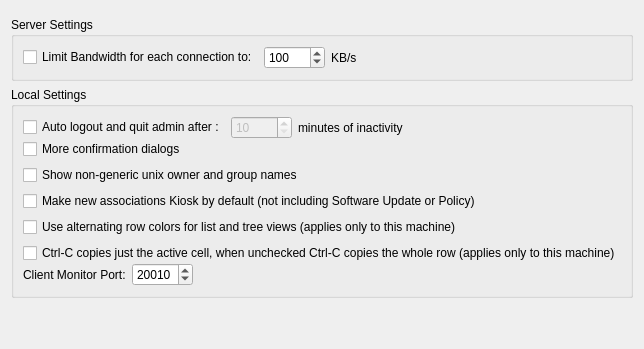
        <widget class="QWidget" name="tabGeneral">
         <attribute name="title">
          <string>General</string>
         </attribute>
         <layout class="QVBoxLayout" name="verticalLayout_5">
          <item>
           <widget class="SSLCertificateForm" name="certBox" native="true"/>
          </item>
          <item>
           <widget class="QGroupBox" name="serverSettings">
            <property name="toolTip">
             <string>These settings are stored on the server, and will be the same across all administrators.</string>
            </property>
            <property name="title">
             <string>Server Settings</string>
            </property>
            <layout class="QHBoxLayout" name="horizontalLayout_20">
             <item>
              <widget class="QCheckBox" name="bandwidthCheckbox">
               <property name="text">
                <string>Limit Bandwidth for each connection to:</string>
               </property>
              </widget>
             </item>
             <item>
              <widget class="QSpinBox" name="bandwidthSpinbox">
               <property name="minimum">
                <number>10</number>
               </property>
               <property name="maximum">
                <number>10240</number>
               </property>
               <property name="singleStep">
                <number>100</number>
               </property>
               <property name="value">
                <number>100</number>
               </property>
              </widget>
             </item>
             <item>
              <widget class="QLabel" name="label_33">
               <property name="text">
                <string>KB/s</string>
               </property>
              </widget>
             </item>
             <item>
              <spacer name="horizontalSpacer_17">
               <property name="orientation">
                <enum>Qt::Horizontal</enum>
               </property>
               <property name="sizeHint" stdset="0">
                <size>
                 <width>224</width>
                 <height>20</height>
                </size>
               </property>
              </spacer>
             </item>
            </layout>
           </widget>
          </item>
          <item>
           <widget class="QGroupBox" name="LocalSettings">
            <property name="toolTip">
             <string>These settings are stored locally on this computer, in your user defaults.  They do not persist across multiple logins or machines.</string>
            </property>
            <property name="title">
             <string>Local Settings</string>
            </property>
            <layout class="QVBoxLayout" name="verticalLayout_7">
             <property name="spacing">
              <number>0</number>
             </property>
             <item>
              <widget class="QWidget" name="widget_3" native="true">
               <layout class="QHBoxLayout" name="horizontalLayout_11">
                <property name="leftMargin">
                 <number>0</number>
                </property>
                <property name="topMargin">
                 <number>0</number>
                </property>
                <property name="rightMargin">
                 <number>0</number>
                </property>
                <property name="bottomMargin">
                 <number>0</number>
                </property>
                <item>
                 <widget class="QCheckBox" name="m_autoLogoutTimeGB">
                  <property name="text">
                   <string>Auto logout and quit admin after :</string>
                  </property>
                 </widget>
                </item>
                <item>
                 <widget class="QSpinBox" name="m_timeInterval">
                  <property name="enabled">
                   <bool>false</bool>
                  </property>
                  <property name="minimum">
                   <number>10</number>
                  </property>
                  <property name="maximum">
                   <number>36000</number>
                  </property>
                  <property name="singleStep">
                   <number>1</number>
                  </property>
                  <property name="value">
                   <number>10</number>
                  </property>
                 </widget>
                </item>
                <item>
                 <widget class="QLabel" name="label_2">
                  <property name="text">
                   <string>minutes of inactivity</string>
                  </property>
                 </widget>
                </item>
                <item>
                 <spacer name="horizontalSpacer_12">
                  <property name="orientation">
                   <enum>Qt::Horizontal</enum>
                  </property>
                  <property name="sizeHint" stdset="0">
                   <size>
                    <width>40</width>
                    <height>20</height>
                   </size>
                  </property>
                 </spacer>
                </item>
               </layout>
              </widget>
             </item>
             <item>
              <widget class="QWidget" name="widget_4" native="true">
               <layout class="QVBoxLayout" name="verticalLayout_6">
                <property name="leftMargin">
                 <number>0</number>
                </property>
                <property name="topMargin">
                 <number>0</number>
                </property>
                <property name="rightMargin">
                 <number>0</number>
                </property>
                <property name="bottomMargin">
                 <number>0</number>
                </property>
                <item>
                 <widget class="QCheckBox" name="m_moreDialogsCheckbox">
                  <property name="toolTip">
                   <string>More confirm/cancel dialogs will appear for actions that modify or delete data</string>
                  </property>
                  <property name="text">
                   <string>More confirmation dialogs</string>
                  </property>
                 </widget>
                </item>
                <item>
                 <widget class="QCheckBox" name="m_ownershipCheckbox">
                  <property name="text">
                   <string>Show non-generic unix owner and group names</string>
                  </property>
                 </widget>
                </item>
                <item>
                 <widget class="QCheckBox" name="kioskAssociationCheckbox">
                  <property name="text">
                   <string>Make new associations Kiosk by default (not including Software Update or Policy)</string>
                  </property>
                 </widget>
                </item>
                <item>
                 <widget class="QCheckBox" name="alternatingRowColorsCheckbox">
                  <property name="text">
                   <string>Use alternating row colors for list and tree views (applies only to this machine)</string>
                  </property>
                 </widget>
                </item>
                <item>
                 <widget class="QCheckBox" name="copySelectedCellCheckbox">
                  <property name="text">
                   <string>Ctrl-C copies just the active cell, when unchecked Ctrl-C copies the whole row (applies only to this machine)</string>
                  </property>
                 </widget>
                </item>
               </layout>
              </widget>
             </item>
             <item>
              <widget class="QWidget" name="widget_5" native="true">
               <layout class="QHBoxLayout" name="horizontalLayout_12">
                <property name="leftMargin">
                 <number>0</number>
                </property>
                <property name="topMargin">
                 <number>0</number>
                </property>
                <property name="rightMargin">
                 <number>0</number>
                </property>
                <property name="bottomMargin">
                 <number>0</number>
                </property>
                <item>
                 <widget class="QLabel" name="label_32">
                  <property name="text">
                   <string>Client Monitor Port:</string>
                  </property>
                 </widget>
                </item>
                <item>
                 <widget class="QSpinBox" name="m_monitorPort">
                  <property name="minimum">
                   <number>1024</number>
                  </property>
                  <property name="maximum">
                   <number>65535</number>
                  </property>
                  <property name="value">
                   <number>20010</number>
                  </property>
                 </widget>
                </item>
                <item>
                 <spacer name="horizontalSpacer_24">
                  <property name="orientation">
                   <enum>Qt::Horizontal</enum>
                  </property>
                  <property name="sizeHint" stdset="0">
                   <size>
                    <width>406</width>
                    <height>20</height>
                   </size>
                  </property>
                 </spacer>
                </item>
               </layout>
              </widget>
             </item>
            </layout>
           </widget>
          </item>
          <item>
           <spacer name="verticalSpacer_8">
            <property name="orientation">
             <enum>Qt::Vertical</enum>
            </property>
            <property name="sizeHint" stdset="0">
             <size>
              <width>20</width>
              <height>40</height>
             </size>
            </property>
           </spacer>
          </item>
         </layout>
        </widget>
